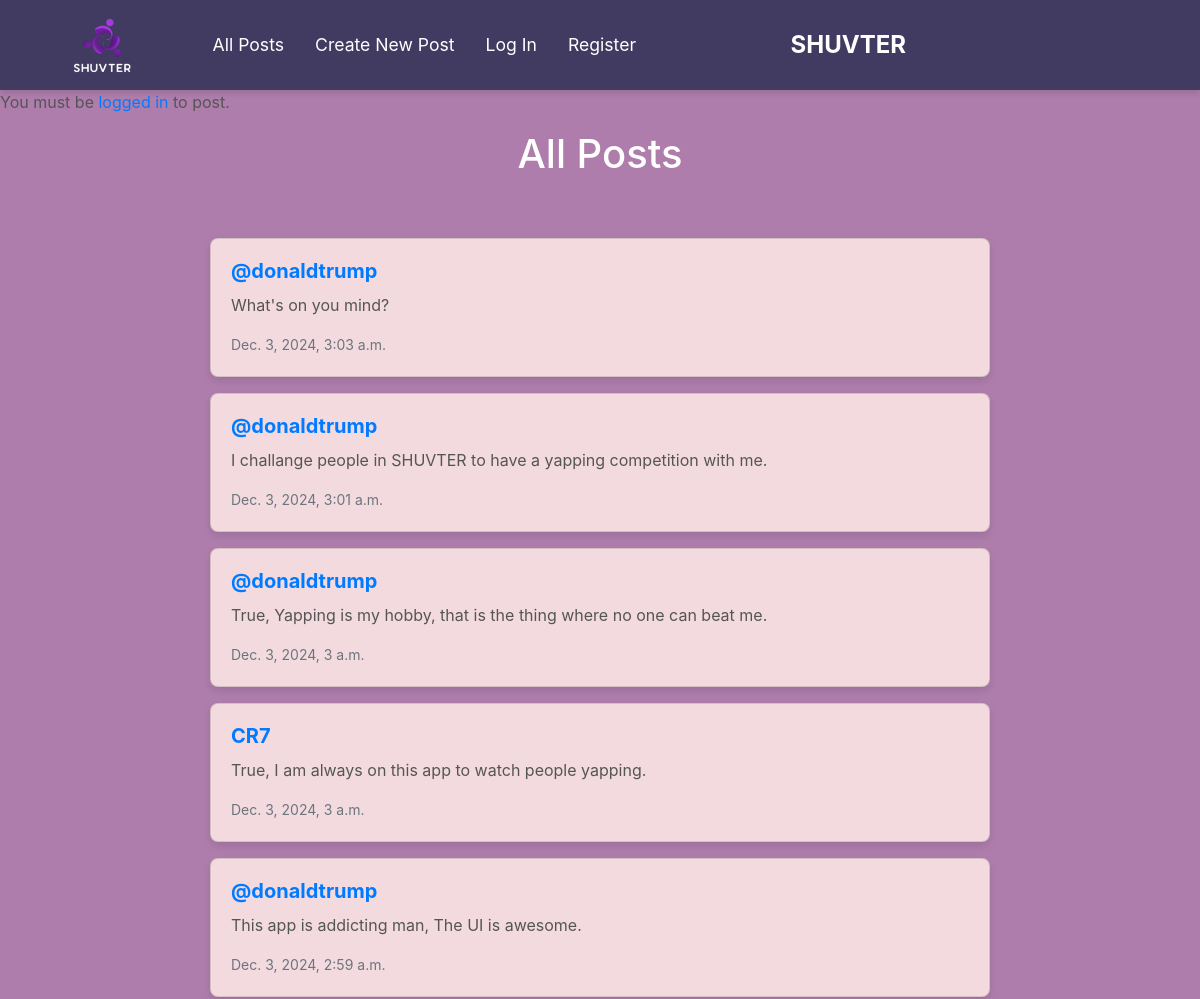
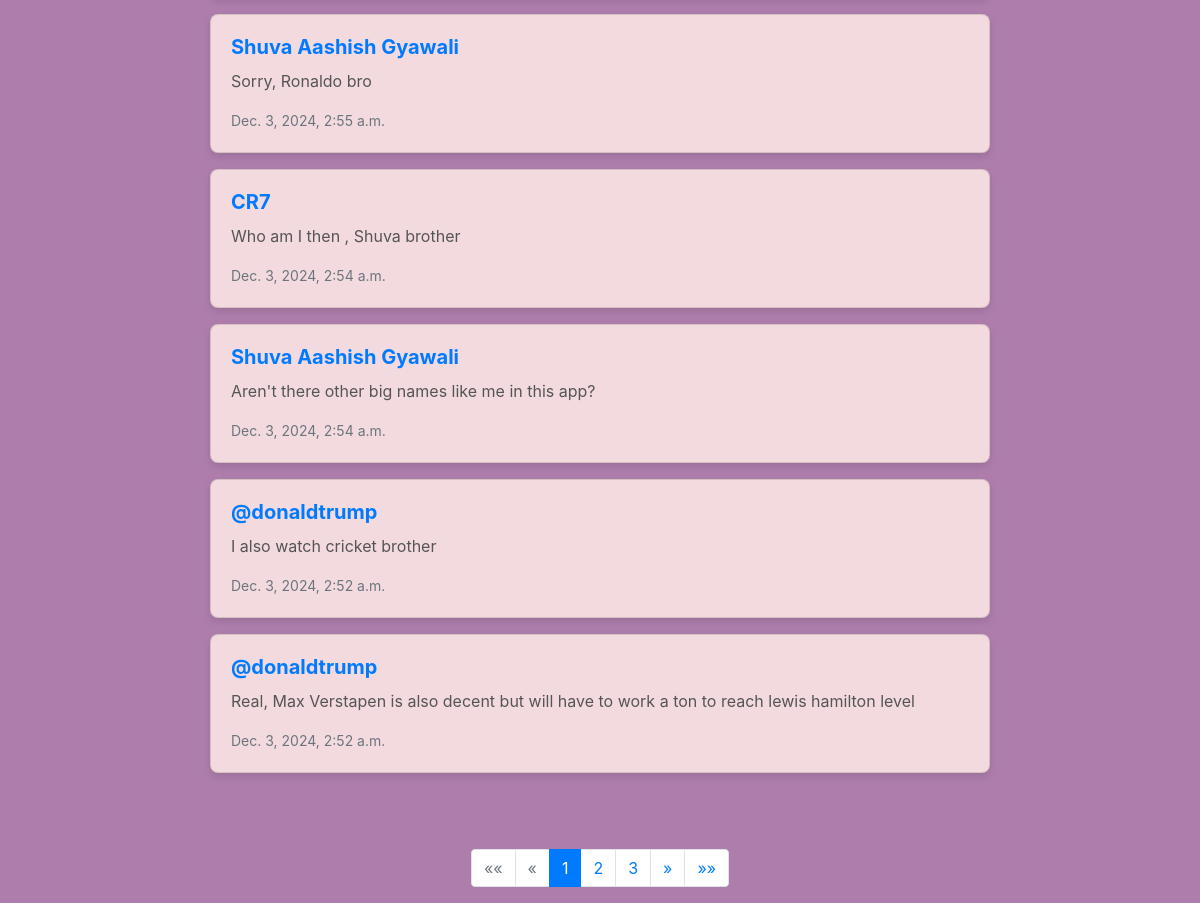
The page / on the database its author committed (2 pictures, top to bottom).
### network/models.py (models this page shows, shortened)
class Post(models.Model):
    author = models.ForeignKey(User, on_delete=models.CASCADE, related_name="posts")
    content = models.TextField()
    created_at = models.DateTimeField(auto_now_add=True)

class User(AbstractUser):
    pass

### network/views.py (the view)
# urls.py: path("", views.index, name="index"),
def index(request):
    if request.method == "POST":
        author = request.user
        content=request.POST["content"]
        post = Post(author=author, content=content)
        post.save()
        return HttpResponseRedirect(reverse("index"))
    else:
        posts = Post.objects.all().order_by("-created_at")
        for post in posts:
            if request.user.is_authenticated:
                post.is_liked_by_user = post.post_likes.filter(user=request.user).exists()
            else:
                post.is_liked_by_user = False
        paginator = Paginator(posts, 10)
        pageNumber = request.GET.get('page')
        pages= paginator.get_page(pageNumber)
        return render(request, "network/index.html",{
        "pages":pages
        })

### network/templates/network/index.html (shortened to what this page needs)
{% extends "network/layout.html" %}
{% load static %}
{% block body %}
        {% if user.is_authenticated %}
        <div id="new-post" class="new-post" style="display: none;">
            <h2>New Post</h2>
            <form action="" method="post">
                {% csrf_token %}
                <div class="form-group">
                    <textarea name="content" class="form-control" placeholder="What's on your mind?"></textarea>
                </div>
                <button type="submit" class="btn btn-primary">Post</button>
            </form>
        </div>
        {% else %}
        <p>You must be <a href="{% url 'login' %}">logged in</a> to post.</p>
        {% endif %}
    <h1>All Posts</h1>
    <div id="all-posts">
    {% for post in pages %}
        <div class="card mb-3">
            <div class="card-body">
                <h5 class="card-title"><a href="{% url 'profile' post.author.id %}">{{ post.author }}</a></h5>
                <p class="card-text">{{ post.content }}</p>
                <p class="card-text"><small class="text-muted">{{ post.created_at }}</small></p>
            </div>
        </div>
    {% endfor %}
    </div>
    <nav aria-label="Page navigation">
        <ul class="pagination justify-content-center">
            {% if pages.has_previous %}
                <li class="page-item">
                    <a class="page-link" href="?page=1" aria-label="First">
                        <span aria-hidden="true">&laquo;&laquo;</span>
                    </a>
                </li>
                <li class="page-item">
                    <a class="page-link" href="?page={{ pages.previous_page_number }}" aria-label="Previous">
                        <span aria-hidden="true">&laquo;</span>
                    </a>
                </li>
            {% else %}
                <li class="page-item disabled">
                    <span class="page-link">&laquo;&laquo;</span>
                </li>
                <li class="page-item disabled">
                    <span class="page-link">&laquo;</span>
                </li>
            {% endif %}
            {% for num in pages.paginator.page_range %}
                {% if num == pages.number %}
                    <li class="page-item active">
                        <span class="page-link">{{ num }}</span>
                    </li>
                {% else %}
                    <li class="page-item">
                        <a class="page-link" href="?page={{ num }}">{{ num }}</a>
                    </li>
                {% endif %}
            {% endfor %}
            {% if pages.has_next %}
                <li class="page-item">
                    <a class="page-link" href="?page={{ pages.next_page_number }}" aria-label="Next">
                        <span aria-hidden="true">&raquo;</span>
                    </a>
                </li>
                <li class="page-item">
                    <a class="page-link" href="?page={{ pages.paginator.num_pages }}" aria-label="Last">
                        <span aria-hidden="true">&raquo;&raquo;</span>
                    </a>
                </li>
            {% endif %}
        </ul>
    </nav>
    </div>
{% endblock %}

### network/static/network/styles.css (style rules this page uses)
body { background-color: #AE7DAC; }
#all-posts { display: flex; flex-direction: column; align-items: center; max-width: 800px; margin: 50px auto; padding: 10px; }
.card { background-color: #F3DADF; border-radius: 8px; box-shadow: 0 4px 8px rgba(0, 0, 0, 0.1); overflow: hidden; width: 100%; margin-bottom: 20px; transition: transform 0.3s ease, box-shadow 0.3s ease; }
.card-body { padding: 20px; }
.card-title { font-size: 1.25rem; font-weight: bold; color: #333; margin-bottom: 10px; }
.card-text { font-size: 1rem; color: #555; margin-bottom: 15px; }
.text-muted { font-size: 0.875rem; color: #888; }
p { font-size: 1rem; color: #555; }
a { color: #007bff; text-decoration: none; }
body h1 { text-align: center; font-size: 2.5rem; color: #FFFFFF; }

### rows shown on the page
Post: author "@donaldtrump", content "What's on you mind?", created_at "Dec. 3, 2024, 3:03 a.m."
Post: author "@donaldtrump", content "I challange people in SHUVTER to have a yapping competition with me.", created_at "Dec. 3, 2024, 3:01 a.m."
Post: author "@donaldtrump", content "True, Yapping is my hobby, that is the thing where no one can beat me.", created_at "Dec. 3, 2024, 3 a.m."
Post: author "CR7", content "True, I am always on this app to watch people yapping.", created_at "Dec. 3, 2024, 3 a.m."
Post: author "@donaldtrump", content "This app is addicting man, The UI is awesome.", created_at "Dec. 3, 2024, 2:59 a.m."
Post: author "Shuva Aashish Gyawali", content "Sorry, Ronaldo bro", created_at "Dec. 3, 2024, 2:55 a.m."
Post: author "CR7", content "Who am I then , Shuva brother", created_at "Dec. 3, 2024, 2:54 a.m."
Post: author "Shuva Aashish Gyawali", content "Aren't there other big names like me in this app?", created_at "Dec. 3, 2024, 2:54 a.m."
Post: author "@donaldtrump", content "I also watch cricket brother", created_at "Dec. 3, 2024, 2:52 a.m."
Post: author "@donaldtrump", content "Real, Max Verstapen is also decent but will have to work a ton to reach lewis hamilton level", created_at "Dec. 3, 2024, 2:52 a.m."

### other values the page prints
{{ num }} "1"
{{ num }} "2" "3"
